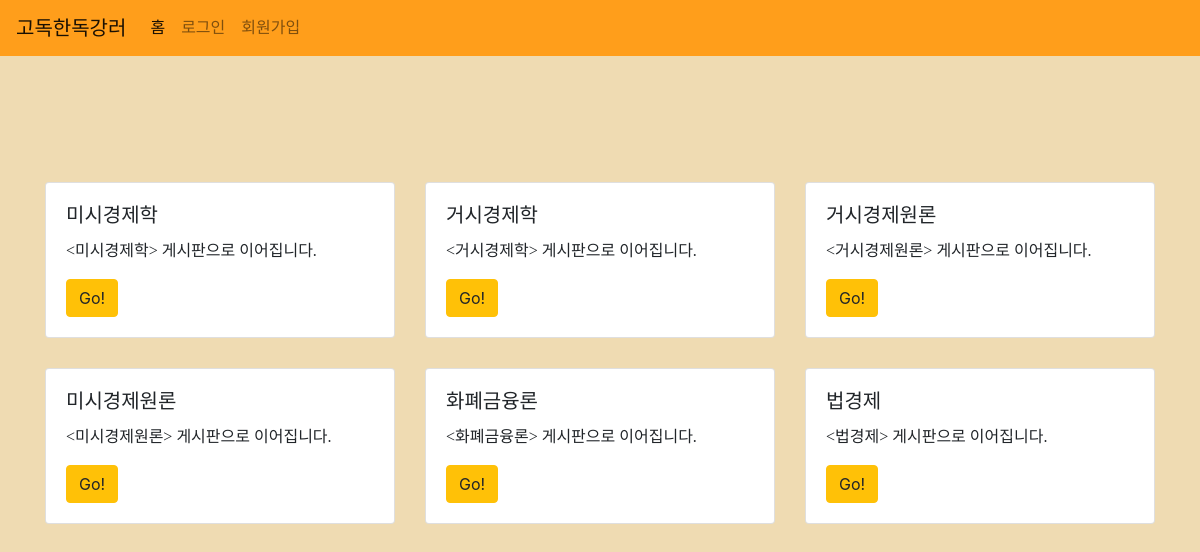
/majors/1/, run on the app's committed database.
### classes/models.py (models this page shows, shortened)
class Class(models.Model):
    title = models.CharField(max_length=200)
    major = models.ForeignKey(Major, on_delete=models.CASCADE)
    created_at = models.DateTimeField(auto_now_add=True)
    updated_at = models.DateTimeField(auto_now=True)

### majors/views.py (the view)
# urls.py: path('<int:id>/', views.main, name="main"),
def main(request, id):
    classes = Class.objects.filter(major_id=id)
    return render(request, 'majors/main.html', {'classes': classes, 'major_id': id})

### majors/templates/majors/main.html (shortened to what this page needs)
{% extends 'base.html' %}
{% load staticfiles %}
{% block content %}
    <br>
    <br>
    <br>
    <br>
    <div class='container'>
        <div class='row'>
            {% for class in classes %}
            <div class="col-sm-12 col-md-4">
                <div class="card">
                    <div class="card-body">
                        <h5 class="card-title">{{ class.title }}</h5>
                        <p class="card-text"><{{ class.title }}> 게시판으로 이어집니다.</p>
                        <a href="{% url 'classes:main' class.pk %}" class="btn btn-warning">Go!</a>
                    </div>
                </div>
            </div>
            {% endfor %}
        </div>
    </div>
        <br>
        <br>
{% endblock %}

### solitude/static/solitude/css/style.css (style rules this page uses)
body { background-color: rgb(239, 219, 178) !important; }
.card-body > h5 { font-family: 'locus_sangsang'; }
.card-body > p { font-family: 'NanumSquareRound'; }
.card { margin-top: 30px; }

### data on the page
Class: title "미시경제학"
Class: title "거시경제학"
Class: title "거시경제원론"
Class: title "미시경제원론"
Class: title "화폐금융론"
Class: title "법경제"
